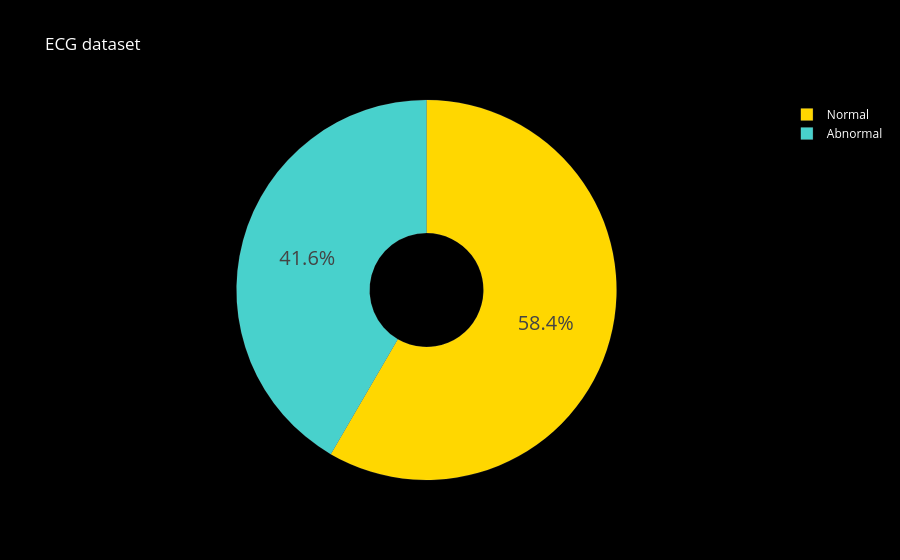

Notebook cell for this chart:
### Markdown cell above
## Checking Target Imblance

### Code cell
colors = ['gold', 'mediumturquoise']
labels = ['Normal','Abnormal']
values = dataframe[140].value_counts()/dataframe[140].shape[0]

fig = go.Figure(data=[go.Pie(labels=labels, values=values, hole=.3)])
fig.update_traces(hoverinfo='label+percent', textinfo='percent', textfont_size=20,
                  marker=dict(colors=colors, line=dict(color='white', width=0.1)))
fig.update_layout(
    title_text="ECG dataset",
    title_font_color="white",
    legend_title_font_color="yellow",
    paper_bgcolor="black",
    plot_bgcolor='black',
    font_color="white",
)
fig.show()

### Figure 1 — Plotly figure (JSON) as saved in the notebook; plotly's stock layout.template omitted (floating-point values rounded to 4 significant figures)
{"data": [{"hole": 0.3, "hoverinfo": "label+percent", "labels": ["Normal", "Abnormal"], "marker": {"colors": ["gold", "mediumturquoise"], "line": {"color": "white", "width": 0.1}}, "textfont": {"size": 20}, "textinfo": "percent", "type": "pie", "values": [0.584, 0.416]}], "layout": {"font": {"color": "white"}, "legend": {"title": {"font": {"color": "yellow"}}}, "paper_bgcolor": "black", "plot_bgcolor": "black", "title": {"font": {"color": "white"}, "text": "ECG dataset"}}}
